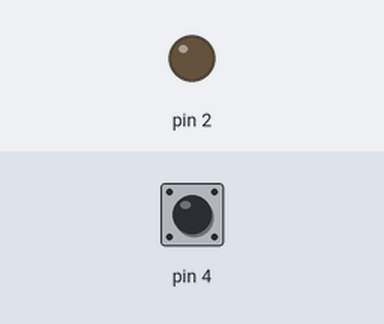
A sketch run on a simulated Arduino Uno, built with avr-gcc and run on an emulated ATmega328P. On the bench: output pins drawn as LEDs (lit = HIGH). Dashed ring = blinking. The inputs (shaded band) are chosen by the test bench; at power-on: pin 4 HIGH.

Above: at 1.2 s.
1.3 s: pin 4 pulled LOW for 3.2 s
At 1.8 s:
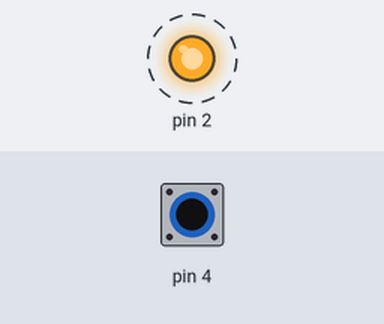
Timing chart, 0 to 5.8 s (numbered marks = the images above; inputs shaded):
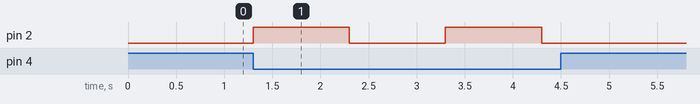

Measured:
- after the input at 1.3 s, pin 2: alternates HIGH for 1.0 s and LOW for 1.0 s, 4 changes in all, then stays LOW, starting at once

The sketch:

oppgave_5.ino
```cpp
void setup() {
  // put your setup code here, to run once:
  pinMode(2, OUTPUT);
  pinMode(4, INPUT_PULLUP);
}

void loop() {
  // put your main code here, to run repeatedly:
if (digitalRead(4) == LOW){
  digitalWrite(2, HIGH);
  delay(1000);
  digitalWrite(2, LOW);
  delay(1000);
}
}
```
